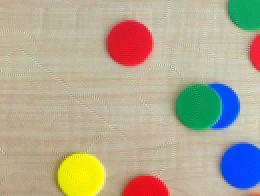
%> input picture Reconstructed.jpg, 260 x 196 px
$ octave Untitled.m   (GNU Octave 9; MATLAB toolbox functions it lacks are replaced by stand-ins)
%> lines starting %> are read from the running program, lines starting %| are printed output that depends on the picture
clear all
close all
clc

i=imread('reconstructed.jpg');
%> i is the input picture: size 196x260x3 uint8; mean R, G, B 177.8, 168.9, 147
figure;imshow(i);

[xar,xhr,xvr,xdr]=dwt2(i(:,:,1),'db1');
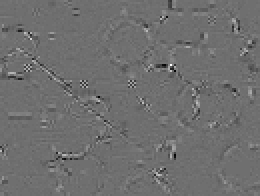
%> xdr: size 98x130 double (shown 2 times larger); min -19, max 24.5, mean 0; drawn with min black and max white
[xag,xhg,xvg,xdg]=dwt2(i(:,:,2),'db1');
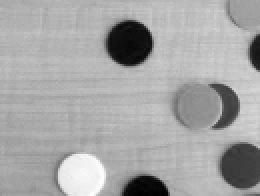
%> xag: size 98x130 double (shown 2 times larger); min 18.5, max 508.5, mean 337.8; drawn with min black and max white
[xab,xhb,xvb,xdb]=dwt2(i(:,:,3),'db1');
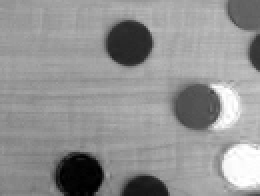
%> xab: size 98x130 double (shown 2 times larger); min 0, max 510, mean 294.1; drawn with min black and max white

xa(:,:,1)=xar; xa(:,:,2)=xag; xa(:,:,3)=xab;
xh(:,:,1)=xhr; xh(:,:,2)=xhg; xh(:,:,3)=xhb;
%> after `xh(:,:,3)=xhb`:
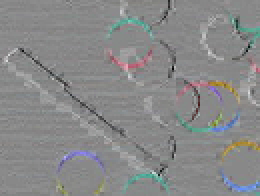
%> xh: size 98x130x3 double (shown 2 times larger); mean R, G, B -0.1, 0.2, 0.3; drawn with min black and max white
xv(:,:,1)=xvr; xv(:,:,2)=xvg; xv(:,:,3)=xvb;
xd(:,:,1)=xdr; xd(:,:,2)=xdg; xd(:,:,3)=xdb;

figure,imshow(xa/255);title('Approximate detail');
figure,imshow(xh);title('horizontal detail');
figure,imshow(xv);title('vertical detail');
figure,imshow(xd);title('diagonal detail');
%> after `imshow(xd)`:
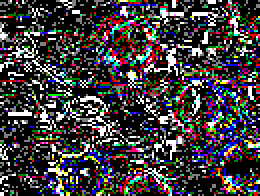
%> displayed picture: size 98x130x3, on the screen's scale of 0 to 255 (shown 2 times larger); mean R, G, B 64.7, 60.7, 63.1
X1=[xa/255 xv ; xh xd];
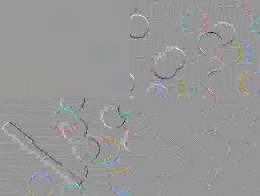
%> X1: size 196x260x3 double; mean R, G, B 0.4, 0.4, 0.3; drawn with min black and max white
figure,imshow(X1);title('Image after 1st level DWT');
%> after `imshow(X1)`:
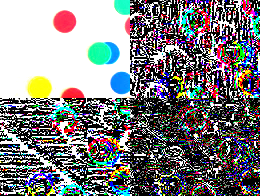
%> displayed picture: size 196x260x3, on the screen's scale of 0 to 255; mean R, G, B 127.1, 126.2, 128
